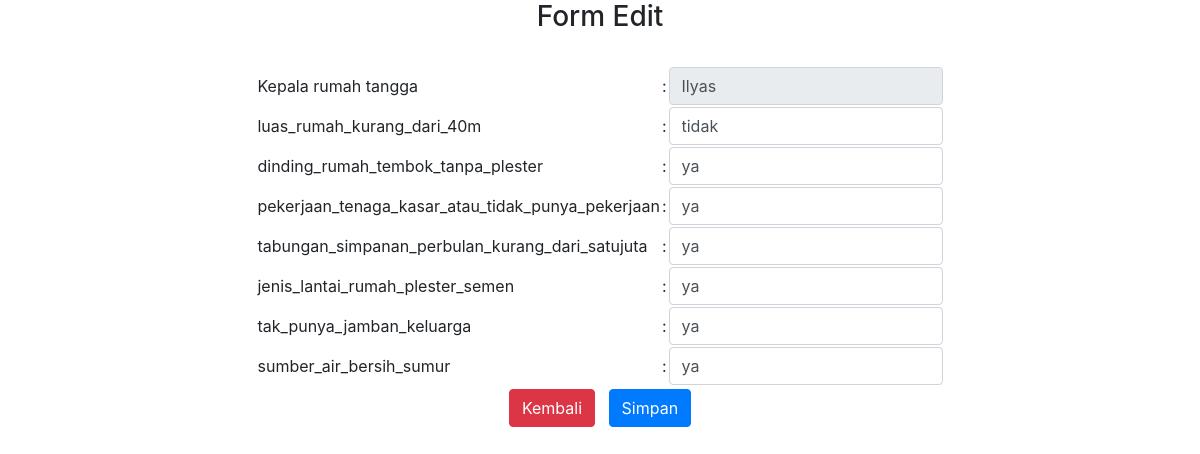
Page /edit-warga.php?kepala_rumah_tangga=Ilyas on the committed database.
### tables this page shows
CREATE TABLE `warga` (
  `id` bigint(20) NOT NULL,
  `kepala_rumah_tangga` varchar(50) NOT NULL,
  `luas_rumah_kurang_dari_40m` varchar(50) NOT NULL COMMENT 'ya, tidak',
  `dinding_rumah_tembok_tanpa_plester` varchar(50) NOT NULL COMMENT 'ya, tidak',
  `pekerjaan_tenaga_kasar_atau_tidak_punya_pekerjaan` varchar(50) NOT NULL COMMENT 'ya, tidak',
  `tabungan_simpanan_perbulan_kurang_dari_satujuta` varchar(50) NOT NULL COMMENT 'ya, tidak',
  `jenis_lantai_rumah_plester_semen` varchar(50) NOT NULL COMMENT 'ya, tidak',
  `tak_punya_jamban_keluarga` varchar(50) NOT NULL COMMENT 'ya, tidak',
  `sumber_air_bersih_sumur` varchar(50) NOT NULL COMMENT 'ya, tidak'
);

### edit-warga.php (the view, shortened to what this page needs)
<?php
	$kepala_rumah_tangga = $_GET['kepala_rumah_tangga'];
?>
<form method="post">
<?php
	$selectwarga =  "select * from warga where kepala_rumah_tangga = '$kepala_rumah_tangga'";
	$hasil = mysqli_query($koneksi, $selectwarga);
	$row = mysqli_fetch_array($hasil, MYSQLI_ASSOC);
	if (mysqli_num_rows($hasil) == 0) {
		echo "data kosong";
	} else {
 ?>
	<center><h3>Form Edit</h3>
	<table>
		<tr>
			<td>Kepala rumah tangga</td>
			<td>:</td>
			<td><input type="text" name="kepala_rumah_tangga" class="form-control" value="<?php echo $row['kepala_rumah_tangga']; ?>" readonly></td>
		</tr>
		<tr>
			<td>luas_rumah_kurang_dari_40m</td>
			<td>:</td>
			<td><input type="text" class="form-control" name="luas_rumah_kurang_dari_40m" value="<?php echo $row['luas_rumah_kurang_dari_40m']; ?>"></td>
		</tr>
		<tr>
			<td>dinding_rumah_tembok_tanpa_plester</td>
			<td>:</td>
			<td><input type="text" class="form-control" name="dinding_rumah_tembok_tanpa_plester" value="<?php echo $row['dinding_rumah_tembok_tanpa_plester']; ?>"></td>
		</tr>
		<tr>
			<td>pekerjaan_tenaga_kasar_atau_tidak_punya_pekerjaan</td>
			<td>:</td>
			<td><input type="text" class="form-control" name="pekerjaan_tenaga_kasar_atau_tidak_punya_pekerjaan" value="<?php echo $row['pekerjaan_tenaga_kasar_atau_tidak_punya_pekerjaan']; ?>"></td>
		</tr>
		<tr>
			<td>tabungan_simpanan_perbulan_kurang_dari_satujuta</td>
			<td>:</td>
			<td><input type="text" class="form-control" name="tabungan_simpanan_perbulan_kurang_dari_satujuta" value="<?php echo $row['tabungan_simpanan_perbulan_kurang_dari_satujuta']; ?>"></td>
		</tr>
		<tr>
			<td>jenis_lantai_rumah_plester_semen</td>
			<td>:</td>
			<td><input type="text" class="form-control" name="jenis_lantai_rumah_plester_semen" value="<?php echo $row['jenis_lantai_rumah_plester_semen']; ?>"></td>
		</tr>
		<tr>
			<td>tak_punya_jamban_keluarga</td>
			<td>:</td>
			<td><input type="text" class="form-control" name="tak_punya_jamban_keluarga" value="<?php echo $row['tak_punya_jamban_keluarga']; ?>"></td>
		</tr>
		<tr>
			<td>sumber_air_bersih_sumur</td>
			<td>:</td>
			<td><input type="text" class="form-control" name="sumber_air_bersih_sumur" value="<?php echo $row['sumber_air_bersih_sumur']; ?>"></td>
		</tr>
		<tr>
			<td></td>
			<td></td>
			<td></td>
		</tr>
		<tr>
		<br>
			<td colspan=3 align="center"><a href="data-warga.php"> <button type="button" class="btn btn-danger">Kembali</button></a> &nbsp <input type="submit" name="submit" class="btn btn-primary" value="Simpan"></td>
		</tr>
	</table>
</form>
<?php
}
 ?>
  <link rel="stylesheet" type="text/css" href="bootstrap/css/bootstrap.css"/>
    <link rel="stylesheet" type="text/css" href="main.css"/>

### rows in the picture
warga: kepala_rumah_tangga "Ilyas", luas_rumah_kurang_dari_40m "tidak", dinding_rumah_tembok_tanpa_plester "ya", pekerjaan_tenaga_kasar_atau_tidak_punya_pekerjaan "ya", tabungan_simpanan_perbulan_kurang_dari_satujuta "ya", jenis_lantai_rumah_plester_semen "ya", tak_punya_jamban_keluarga "ya", sumber_air_bersih_sumur "ya"
